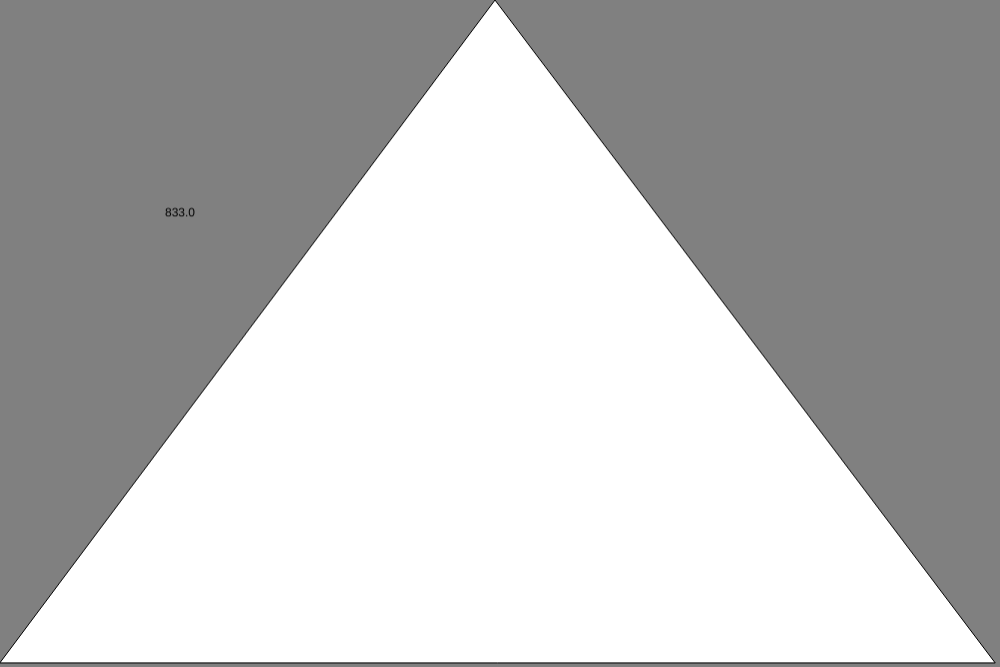
Frame 1 (no input)
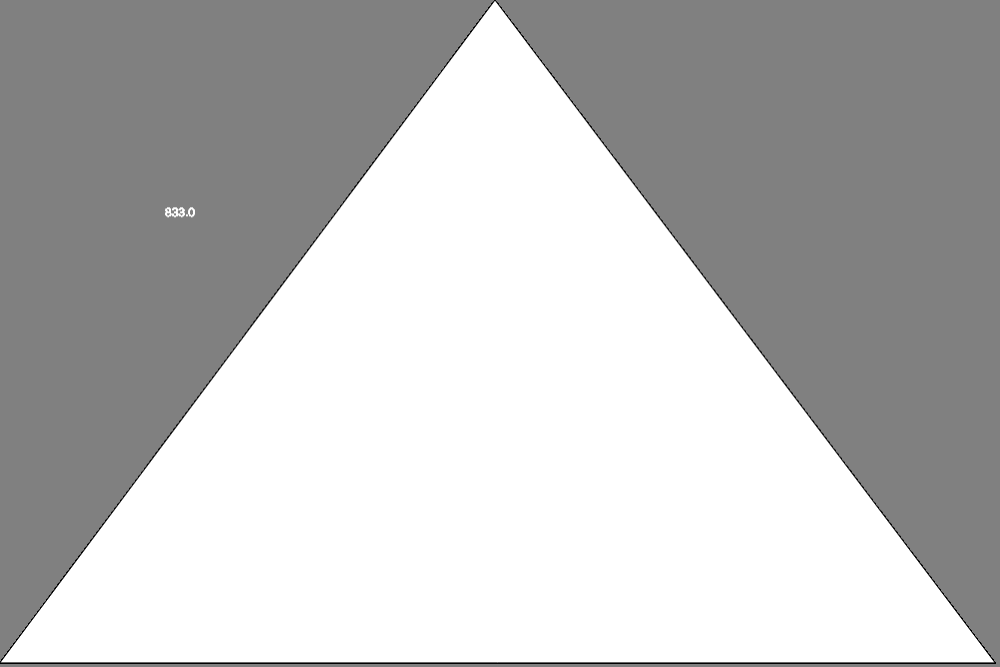
Frame 60 (no input)
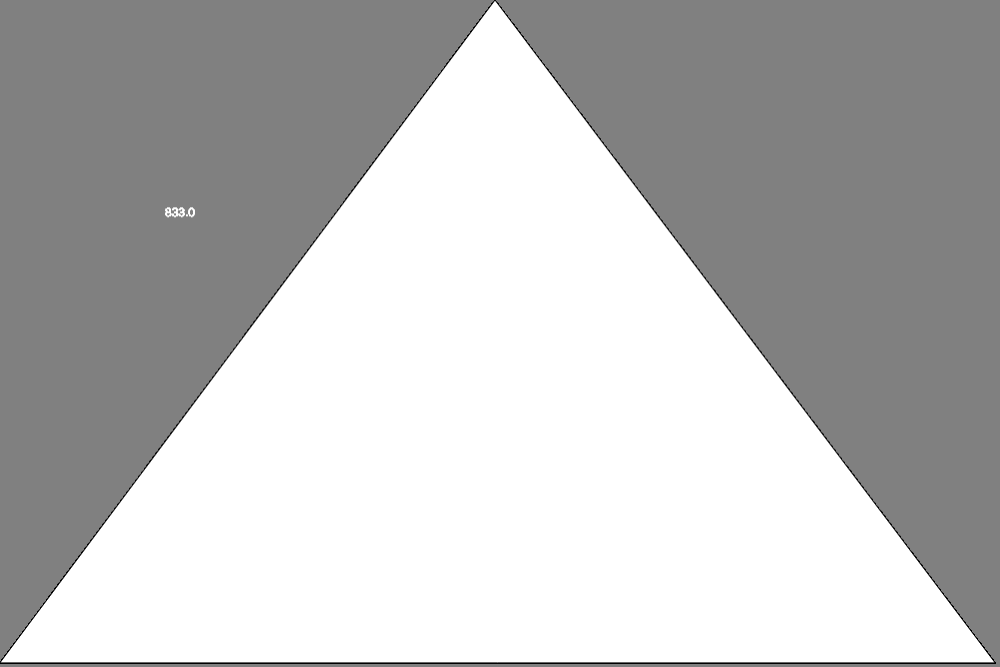
Frame 120 (the mouse pressed at the canvas centre since frame 60)

The p5.js sketch that drew these frames (run headless with seeded random() and noise() and a simulated clock; from frame 60 on, the mouse is pressed at the canvas centre):

// p5.js sketch
// ── sketch.js
function setup () {
  createCanvas(windowWidth / 1.2, windowHeight / 1.5)
  background(128);
}

function draw () {
  let x1 = 0;
  let y1 = height - 5;

  let x2 = (width / 2) - 5;
  let y2 = 0;

  let x3 = width - 5;
  let y3 = height - 5;
    
  triangle(x1, y1, x2, y2, x3, y3)

  let d = int(dist(0, height,
		   width / 2, 0))
  push();

  translate((x1 + x2) / 3, (y1 + y2) / 3);
    text(nfc(d, 1), 0, -5);

  pop();
  
  
  fill(255)
}

function triangleSimple(x, y, w, h){
    // A wrapper for standard triangle() command. 
    // triangleSimple has the lower left corner as x,y 
    triangle(x,y,
    x+w/2, y-h,
    x+w, y);
}


function mouseClicked() {
  clear()
  fill(0);
  text(`${parseInt(mouseX)}\n${parseInt(mouseY)}`, mouseX, mouseY)
}
